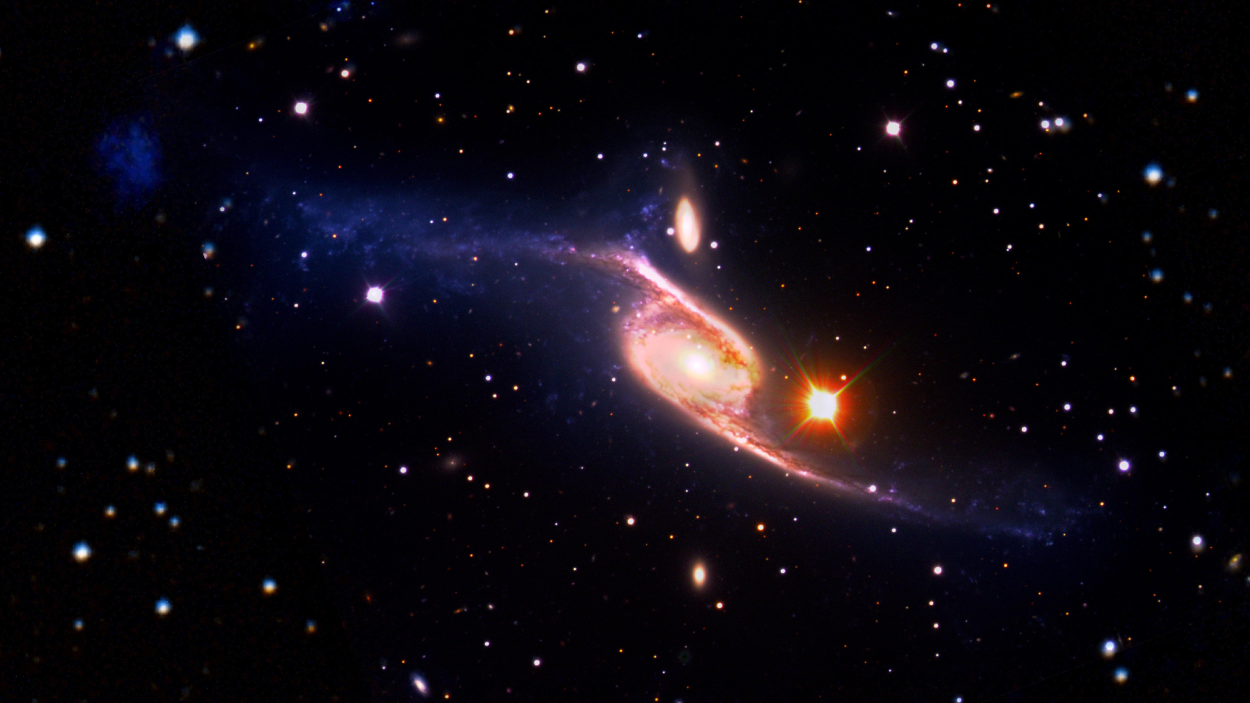
#> input picture challenges/rev/flat-field/src/PIA16613.jpg, 5000 x 2812 px (shown at 1/4 size)
$ python prep_image.py PIA16613.jpg PIA16613.jpg
#> lines starting #> are read from the running program, lines starting #| are printed output that depends on the picture
"""Turn the public NASA source image into a frame that can't be diffed.

Source: NASA/JPL PIA16613 (NGC 6872, the Condor Galaxy), public domain.
Crops, rescales to 1920x1080 and adds seeded sensor noise, so competitors
can't recover the pre-calibration frame by downloading the original.

    python prep_image.py "PIA16613~orig.jpg" frame.png
"""
import sys

import numpy as np
from PIL import Image

SEED = 1106

src, out = sys.argv[1], sys.argv[2]
im = Image.open(src).convert("RGB")
#> im is the input picture: PIL image 5000x2812 RGB; mean R, G, B 14.3, 10.3, 17.2

# off-centre crop (5000x2812 source), then rescale to 1080p
im = im.crop((310, 120, 4750, 2617)).resize((1920, 1080), Image.LANCZOS)
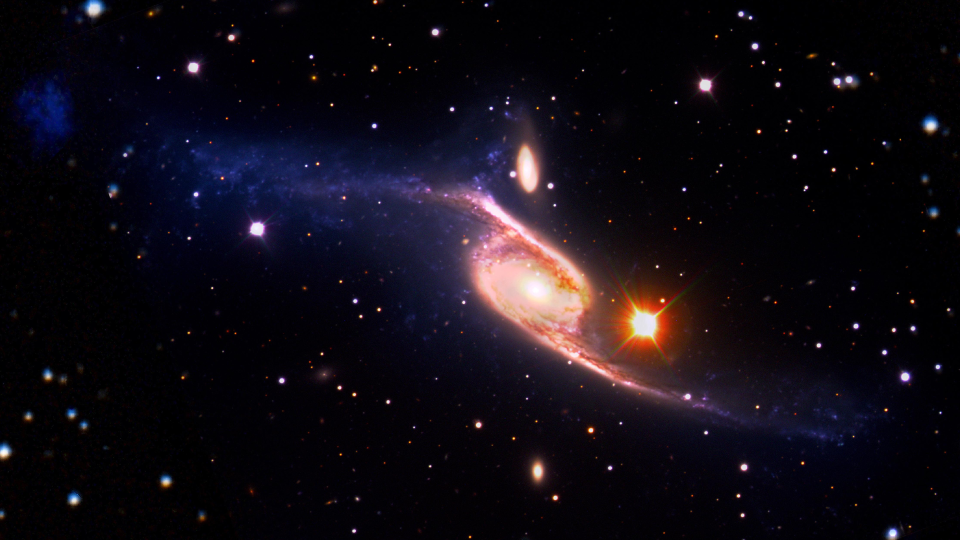
#> im: PIL image 1920x1080 RGB (shown at 1/2 size); mean R, G, B 17.3, 12.5, 20.6

a = np.asarray(im).astype(np.float32)
rng = np.random.default_rng(SEED)
a += rng.normal(0.0, 2.5, a.shape)
Image.fromarray(np.clip(np.rint(a), 0, 255).astype(np.uint8)).save(out)
print(f"wrote {out}")
